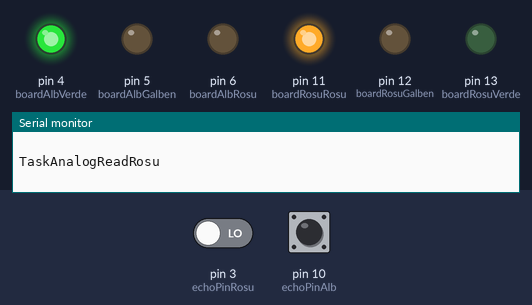
Bench run of a sketch on a simulated Arduino Uno, built with avr-gcc and run on an emulated ATmega328P. On the bench: output pins drawn as LEDs (lit = HIGH), the last lines printed to the serial monitor. The inputs (shaded band) are chosen by the test bench; at power-on: pin 10 (echoPinAlb) LOW, pin 3 (echoPinRosu) LOW. Pins used as bus, display or sensor lines are not drawn.

Above: at 0.9 s.
1.0 s: pin 10 (echoPinAlb) pulsed HIGH 5 times (0.12 s each, 0.3 s apart)
At 4.2 s:
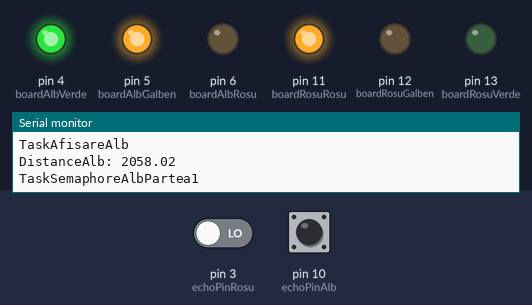
At 5.6 s:
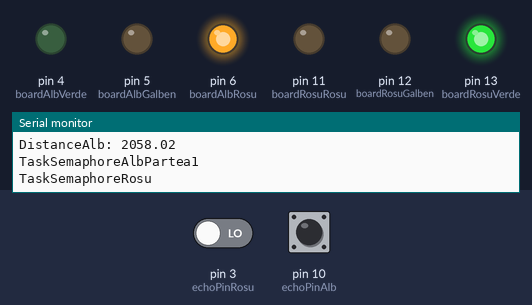
Timing chart, 0 to 13.5 s (numbered marks = the images above; inputs shaded):
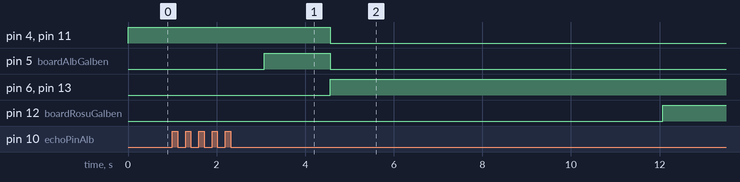

The sketch:

sourceCode_crossing.ino
```cpp
#include <Arduino_FreeRTOS.h>
#include <semphr.h> // Este inclusa biblioteca semhr.h pentru utilizarea semafoarelor

// Definire task-uri ------------------------------------------

void TaskAnalogReadAlb( void *pvParameters );
void TaskAnalogReadRosu( void *pvParameters );

void TaskSemaphoreAlb( void *pvParameters );
void TaskSemaphoreRosu( void *pvParameters );

void TaskAfisareAlb( void *pvParameters );
void TaskAfisareRosu( void *pvParameters );

//----------------------------------------------------------------
// Definim handle-uri pentru semafoare, necesare identificarii ulterioare
SemaphoreHandle_t sem1;
SemaphoreHandle_t sem2;
SemaphoreHandle_t sem3;
SemaphoreHandle_t sem4;
SemaphoreHandle_t sem5;
SemaphoreHandle_t sem6;
SemaphoreHandle_t sem7;
//--------------------------------------------------------------
const int trigPinAlb = 9;
const int echoPinAlb = 10;

const int trigPinRosu = 2;
const int echoPinRosu = 3;

const int boardRosuRosu = 11;
const int boardRosuGalben = 12;
const int boardRosuVerde = 13;

const int boardAlbRosu = 6;
const int boardAlbGalben = 5;
const int boardAlbVerde = 4;

float  distanceAlb, distanceRosu;

//---------------------------------------------------------------
// the setup function runs once when you press reset or power the board
void setup() {

  // initialize serial communication at 9600 bits per second:
  Serial.begin(9600);

  distanceAlb= 30;
  distanceRosu= 30;
  // Cream  semafoare binare
  sem1 = xSemaphoreCreateBinary();
  sem2 = xSemaphoreCreateBinary();
  sem3 = xSemaphoreCreateBinary();
  sem4 = xSemaphoreCreateBinary();
  sem5 = xSemaphoreCreateBinary();
  sem6 = xSemaphoreCreateBinary();
  sem7 = xSemaphoreCreateBinary();
// Semafoarele sunt default 0
xSemaphoreGive(sem1);


  // Sunt create taskuri, fiecare cu 128 de cuvinte de memorie rezervate si prioritate egala cu 1

  xTaskCreate(
    TaskAnalogReadAlb
    ,  "task2"
    ,  128  // Stack size
    ,  NULL
    ,  1  // Priority
    ,  NULL );

   xTaskCreate(
    TaskAnalogReadRosu
    ,  "task3"
    ,  128  // Stack size
    ,  NULL
    ,  1  // Priority
    ,  NULL );

   xTaskCreate(
    TaskSemaphoreAlb
    ,  "task4"
    ,  128  // Stack size
    ,  NULL
    ,  1  // Priority
    ,  NULL );

    xTaskCreate(
    TaskSemaphoreRosu
    ,  "task5"
    ,  128  // Stack size
    ,  NULL
    ,  1  // Priority
    ,  NULL );

   xTaskCreate(
    TaskAfisareAlb
    ,  "task6"
    ,  128  // Stack size
    ,  NULL
    ,  1  // Priority
    ,  NULL );

   xTaskCreate(
    TaskAfisareRosu
    ,  "task7"
    ,  128  // Stack size
    ,  NULL
    ,  1  // Priority
    ,  NULL );

   vTaskStartScheduler(); // Este pornit algoritmul de planificare
}
//----------------------------------------------------------------------
//--------------loop--------------------------------------------------
void loop()
{
  // Empty. Things are done in Tasks.
}

/*--------------------------------------------------*/
/*---------------------- Tasks ---------------------*/
/*--------------------------------------------------*/
//-------------------------------------------------------------------
void TaskAnalogReadRosu(void *pvParameters)  // This is a task.
{
  pinMode(trigPinRosu, OUTPUT);
  pinMode(echoPinRosu, INPUT);
  float durationRosu;
  while(1)
  {

    if (xSemaphoreTake(sem1, portMAX_DELAY) == pdTRUE) {

      Serial.println(" ");
      Serial.println("TaskAnalogReadRosu");
      digitalWrite(trigPinRosu, LOW);
      vTaskDelay(2);
      digitalWrite(trigPinRosu, HIGH);
      vTaskDelay(10);
      digitalWrite(trigPinRosu, LOW);

      durationRosu = pulseIn(echoPinRosu, HIGH);
      distanceRosu = (durationRosu*.0343)/2;
      xSemaphoreGive(sem2);
      vTaskDelay( 50 );

      if(distanceRosu<10){
      xSemaphoreGive(sem3);
      vTaskDelay( 50 );
      }
      else{
        xSemaphoreGive(sem1);
        vTaskDelay( 50 );
      }
    }
    vTaskDelay( 200 );
  }
}
//-----------------------------------------------------------------
void TaskAnalogReadAlb(void *pvParameters)  // This is a task.
{
  pinMode(trigPinAlb, OUTPUT);
  pinMode(echoPinAlb, INPUT);
  while(1)
  {
    float durationAlb;
    if (xSemaphoreTake(sem3, portMAX_DELAY) == pdTRUE) {

      Serial.println("TaskAnalogReadAlb");
      digitalWrite(trigPinAlb, LOW);
      vTaskDelay(2);
      digitalWrite(trigPinAlb, HIGH);
      vTaskDelay(10);
      digitalWrite(trigPinAlb, LOW);

      durationAlb = pulseIn(echoPinAlb, HIGH);
      distanceAlb = (durationAlb*.0343)/2;
      xSemaphoreGive(sem4);
      vTaskDelay( 50 );

      if(distanceAlb>10){
      xSemaphoreGive(sem5);
      vTaskDelay( 50 );
      }
      else{
        xSemaphoreGive(sem1);
        vTaskDelay( 50 );
      }

    }
    vTaskDelay( 100 );
  }
}


//---------------------------------------------------------------
void TaskAfisareRosu(void *pvParameters)  // This is a task.
{

   while(1)
  {

    if (xSemaphoreTake(sem2, portMAX_DELAY) == pdTRUE) {
      Serial.println("TaskAfisareRosu");
      Serial.print("DistanceRosu: ");
      Serial.println(distanceRosu);
    }
    vTaskDelay( 100 );
  }
}

//---------------------------------------------------
void TaskAfisareAlb(void *pvParameters)  // This is a task.
{

   while(1)
  {

    if (xSemaphoreTake(sem4, portMAX_DELAY) == pdTRUE) {
      Serial.println("TaskAfisareAlb");
      Serial.print("DistanceAlb: ");
      Serial.println(distanceAlb);
    }
    vTaskDelay( 100 );
  }
}

//-------------------------------------------------------------
void TaskSemaphoreAlb(void *pvParameters){
  pinMode(boardAlbRosu, OUTPUT);
  pinMode(boardAlbGalben, OUTPUT);
  pinMode(boardAlbVerde, OUTPUT);

  digitalWrite(boardAlbRosu, LOW);
  digitalWrite(boardAlbGalben, LOW);
  digitalWrite(boardAlbVerde, HIGH);

  while (1)
  {

    if (xSemaphoreTake(sem5, portMAX_DELAY) == pdTRUE) {

      Serial.println("TaskSemaphoreAlbPartea1");
      digitalWrite(boardAlbRosu, LOW);
      digitalWrite(boardAlbGalben, HIGH);
      digitalWrite(boardAlbVerde, HIGH);
      vTaskDelay(100);
      digitalWrite(boardAlbRosu, HIGH);
      digitalWrite(boardAlbGalben, LOW);
      digitalWrite(boardAlbVerde, LOW);
      xSemaphoreGive(sem6);
      vTaskDelay( 50 );
    }

    if (xSemaphoreTake(sem7, portMAX_DELAY) == pdTRUE) {
      Serial.println("TaskSemaphoreAlbPartea2");
      digitalWrite(boardAlbRosu, LOW);
      digitalWrite(boardAlbGalben, LOW);
      digitalWrite(boardAlbVerde, HIGH);

      xSemaphoreGive(sem1);
      vTaskDelay( 50 );
    }
  vTaskDelay( 100 );
  }
}

//---------------------------------------------------------------
void TaskSemaphoreRosu(void *pvParameters){
  pinMode(boardRosuRosu, OUTPUT);
  pinMode(boardRosuGalben, OUTPUT);
  pinMode(boardRosuVerde, OUTPUT);

  digitalWrite(boardRosuRosu, HIGH);
  digitalWrite(boardRosuGalben, LOW);
  digitalWrite(boardRosuVerde, LOW);

  while (1)
  {

    if (xSemaphoreTake(sem6, portMAX_DELAY) == pdTRUE) {
      Serial.println("TaskSemaphoreRosu");
      digitalWrite(boardRosuRosu, LOW);
      digitalWrite(boardRosuGalben, LOW);
      digitalWrite(boardRosuVerde, HIGH);
      vTaskDelay(500);
      digitalWrite(boardRosuGalben, HIGH);
      vTaskDelay(100);
      digitalWrite(boardRosuRosu, HIGH);
      digitalWrite(boardRosuGalben, LOW);
      digitalWrite(boardRosuVerde, LOW);
      xSemaphoreGive(sem7);
      vTaskDelay( 50 );
    }
    vTaskDelay( 100 );
  }
}
//------------------------------------
```

Measured:
- after the input at 1.0 s, pin 4 (boardAlbVerde), pin 11 (boardRosuRosu): HIGH → LOW after 3.6 s; pin 5 (boardAlbGalben): LOW → HIGH after 2.1 s, → LOW 1.5 s later; pin 6 (boardAlbRosu), pin 13 (boardRosuVerde): LOW → HIGH after 3.6 s; pin 12 (boardRosuGalben): LOW → HIGH after 11.1 s
